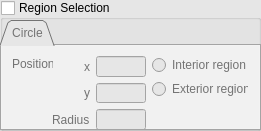
            <widget class="QGroupBox" name="groupBox_regionSelection">
             <property name="geometry">
              <rect>
               <x>10</x>
               <y>100</y>
               <width>261</width>
               <height>131</height>
              </rect>
             </property>
             <property name="sizePolicy">
              <sizepolicy hsizetype="Preferred" vsizetype="Fixed">
               <horstretch>0</horstretch>
               <verstretch>0</verstretch>
              </sizepolicy>
             </property>
             <property name="palette">
              <palette>
               <active>
                <colorrole role="WindowText">
                 <brush brushstyle="SolidPattern">
                  <color alpha="255">
                   <red>0</red>
                   <green>0</green>
                   <blue>0</blue>
                  </color>
                 </brush>
                </colorrole>
                <colorrole role="Button">
                 <brush brushstyle="SolidPattern">
                  <color alpha="255">
                   <red>230</red>
                   <green>230</green>
                   <blue>230</blue>
                  </color>
                 </brush>
                </colorrole>
                <colorrole role="Light">
                 <brush brushstyle="SolidPattern">
                  <color alpha="255">
                   <red>255</red>
                   <green>255</green>
                   <blue>255</blue>
                  </color>
                 </brush>
                </colorrole>
                <colorrole role="Midlight">
                 <brush brushstyle="SolidPattern">
                  <color alpha="255">
                   <red>242</red>
                   <green>242</green>
                   <blue>242</blue>
                  </color>
                 </brush>
                </colorrole>
                <colorrole role="Dark">
                 <brush brushstyle="SolidPattern">
                  <color alpha="255">
                   <red>115</red>
                   <green>115</green>
                   <blue>115</blue>
                  </color>
                 </brush>
                </colorrole>
                <colorrole role="Mid">
                 <brush brushstyle="SolidPattern">
                  <color alpha="255">
                   <red>153</red>
                   <green>153</green>
                   <blue>153</blue>
                  </color>
                 </brush>
                </colorrole>
                <colorrole role="Text">
                 <brush brushstyle="SolidPattern">
                  <color alpha="255">
                   <red>0</red>
                   <green>0</green>
                   <blue>0</blue>
                  </color>
                 </brush>
                </colorrole>
                <colorrole role="BrightText">
                 <brush brushstyle="SolidPattern">
                  <color alpha="255">
                   <red>255</red>
                   <green>255</green>
                   <blue>255</blue>
                  </color>
                 </brush>
                </colorrole>
                <colorrole role="ButtonText">
                 <brush brushstyle="SolidPattern">
                  <color alpha="255">
                   <red>0</red>
                   <green>0</green>
                   <blue>0</blue>
                  </color>
                 </brush>
                </colorrole>
                <colorrole role="Base">
                 <brush brushstyle="SolidPattern">
                  <color alpha="255">
                   <red>255</red>
                   <green>255</green>
                   <blue>255</blue>
                  </color>
                 </brush>
                </colorrole>
                <colorrole role="Window">
                 <brush brushstyle="SolidPattern">
                  <color alpha="255">
                   <red>230</red>
                   <green>230</green>
                   <blue>230</blue>
                  </color>
                 </brush>
                </colorrole>
                <colorrole role="Shadow">
                 <brush brushstyle="SolidPattern">
                  <color alpha="255">
                   <red>0</red>
                   <green>0</green>
                   <blue>0</blue>
                  </color>
                 </brush>
                </colorrole>
                <colorrole role="AlternateBase">
                 <brush brushstyle="SolidPattern">
                  <color alpha="255">
                   <red>242</red>
                   <green>242</green>
                   <blue>242</blue>
                  </color>
                 </brush>
                </colorrole>
                <colorrole role="ToolTipBase">
                 <brush brushstyle="SolidPattern">
                  <color alpha="255">
                   <red>255</red>
                   <green>255</green>
                   <blue>220</blue>
                  </color>
                 </brush>
                </colorrole>
                <colorrole role="ToolTipText">
                 <brush brushstyle="SolidPattern">
                  <color alpha="255">
                   <red>0</red>
                   <green>0</green>
                   <blue>0</blue>
                  </color>
                 </brush>
                </colorrole>
               </active>
               <inactive>
                <colorrole role="WindowText">
                 <brush brushstyle="SolidPattern">
                  <color alpha="255">
                   <red>0</red>
                   <green>0</green>
                   <blue>0</blue>
                  </color>
                 </brush>
                </colorrole>
                <colorrole role="Button">
                 <brush brushstyle="SolidPattern">
                  <color alpha="255">
                   <red>230</red>
                   <green>230</green>
                   <blue>230</blue>
                  </color>
                 </brush>
                </colorrole>
                <colorrole role="Light">
                 <brush brushstyle="SolidPattern">
                  <color alpha="255">
                   <red>255</red>
                   <green>255</green>
                   <blue>255</blue>
                  </color>
                 </brush>
                </colorrole>
                <colorrole role="Midlight">
                 <brush brushstyle="SolidPattern">
                  <color alpha="255">
                   <red>242</red>
                   <green>242</green>
                   <blue>242</blue>
                  </color>
                 </brush>
                </colorrole>
                <colorrole role="Dark">
                 <brush brushstyle="SolidPattern">
                  <color alpha="255">
                   <red>115</red>
                   <green>115</green>
                   <blue>115</blue>
                  </color>
                 </brush>
                </colorrole>
                <colorrole role="Mid">
                 <brush brushstyle="SolidPattern">
                  <color alpha="255">
                   <red>153</red>
                   <green>153</green>
                   <blue>153</blue>
                  </color>
                 </brush>
                </colorrole>
                <colorrole role="Text">
                 <brush brushstyle="SolidPattern">
                  <color alpha="255">
                   <red>0</red>
                   <green>0</green>
                   <blue>0</blue>
                  </color>
                 </brush>
                </colorrole>
                <colorrole role="BrightText">
                 <brush brushstyle="SolidPattern">
                  <color alpha="255">
                   <red>255</red>
                   <green>255</green>
                   <blue>255</blue>
                  </color>
                 </brush>
                </colorrole>
                <colorrole role="ButtonText">
                 <brush brushstyle="SolidPattern">
                  <color alpha="255">
                   <red>0</red>
                   <green>0</green>
                   <blue>0</blue>
                  </color>
                 </brush>
                </colorrole>
                <colorrole role="Base">
                 <brush brushstyle="SolidPattern">
                  <color alpha="255">
                   <red>255</red>
                   <green>255</green>
                   <blue>255</blue>
                  </color>
                 </brush>
                </colorrole>
                <colorrole role="Window">
                 <brush brushstyle="SolidPattern">
                  <color alpha="255">
                   <red>230</red>
                   <green>230</green>
                   <blue>230</blue>
                  </color>
                 </brush>
                </colorrole>
                <colorrole role="Shadow">
                 <brush brushstyle="SolidPattern">
                  <color alpha="255">
                   <red>0</red>
                   <green>0</green>
                   <blue>0</blue>
                  </color>
                 </brush>
                </colorrole>
                <colorrole role="AlternateBase">
                 <brush brushstyle="SolidPattern">
                  <color alpha="255">
                   <red>242</red>
                   <green>242</green>
                   <blue>242</blue>
                  </color>
                 </brush>
                </colorrole>
                <colorrole role="ToolTipBase">
                 <brush brushstyle="SolidPattern">
                  <color alpha="255">
                   <red>255</red>
                   <green>255</green>
                   <blue>220</blue>
                  </color>
                 </brush>
                </colorrole>
                <colorrole role="ToolTipText">
                 <brush brushstyle="SolidPattern">
                  <color alpha="255">
                   <red>0</red>
                   <green>0</green>
                   <blue>0</blue>
                  </color>
                 </brush>
                </colorrole>
               </inactive>
               <disabled>
                <colorrole role="WindowText">
                 <brush brushstyle="SolidPattern">
                  <color alpha="255">
                   <red>115</red>
                   <green>115</green>
                   <blue>115</blue>
                  </color>
                 </brush>
                </colorrole>
                <colorrole role="Button">
                 <brush brushstyle="SolidPattern">
                  <color alpha="255">
                   <red>230</red>
                   <green>230</green>
                   <blue>230</blue>
                  </color>
                 </brush>
                </colorrole>
                <colorrole role="Light">
                 <brush brushstyle="SolidPattern">
                  <color alpha="255">
                   <red>255</red>
                   <green>255</green>
                   <blue>255</blue>
                  </color>
                 </brush>
                </colorrole>
                <colorrole role="Midlight">
                 <brush brushstyle="SolidPattern">
                  <color alpha="255">
                   <red>242</red>
                   <green>242</green>
                   <blue>242</blue>
                  </color>
                 </brush>
                </colorrole>
                <colorrole role="Dark">
                 <brush brushstyle="SolidPattern">
                  <color alpha="255">
                   <red>115</red>
                   <green>115</green>
                   <blue>115</blue>
                  </color>
                 </brush>
                </colorrole>
                <colorrole role="Mid">
                 <brush brushstyle="SolidPattern">
                  <color alpha="255">
                   <red>153</red>
                   <green>153</green>
                   <blue>153</blue>
                  </color>
                 </brush>
                </colorrole>
                <colorrole role="Text">
                 <brush brushstyle="SolidPattern">
                  <color alpha="255">
                   <red>115</red>
                   <green>115</green>
                   <blue>115</blue>
                  </color>
                 </brush>
                </colorrole>
                <colorrole role="BrightText">
                 <brush brushstyle="SolidPattern">
                  <color alpha="255">
                   <red>255</red>
                   <green>255</green>
                   <blue>255</blue>
                  </color>
                 </brush>
                </colorrole>
                <colorrole role="ButtonText">
                 <brush brushstyle="SolidPattern">
                  <color alpha="255">
                   <red>115</red>
                   <green>115</green>
                   <blue>115</blue>
                  </color>
                 </brush>
                </colorrole>
                <colorrole role="Base">
                 <brush brushstyle="SolidPattern">
                  <color alpha="255">
                   <red>230</red>
                   <green>230</green>
                   <blue>230</blue>
                  </color>
                 </brush>
                </colorrole>
                <colorrole role="Window">
                 <brush brushstyle="SolidPattern">
                  <color alpha="255">
                   <red>230</red>
                   <green>230</green>
                   <blue>230</blue>
                  </color>
                 </brush>
                </colorrole>
                <colorrole role="Shadow">
                 <brush brushstyle="SolidPattern">
                  <color alpha="255">
                   <red>0</red>
                   <green>0</green>
                   <blue>0</blue>
                  </color>
                 </brush>
                </colorrole>
                <colorrole role="AlternateBase">
                 <brush brushstyle="SolidPattern">
                  <color alpha="255">
                   <red>230</red>
                   <green>230</green>
                   <blue>230</blue>
                  </color>
                 </brush>
                </colorrole>
                <colorrole role="ToolTipBase">
                 <brush brushstyle="SolidPattern">
                  <color alpha="255">
                   <red>255</red>
                   <green>255</green>
                   <blue>220</blue>
                  </color>
                 </brush>
                </colorrole>
                <colorrole role="ToolTipText">
                 <brush brushstyle="SolidPattern">
                  <color alpha="255">
                   <red>0</red>
                   <green>0</green>
                   <blue>0</blue>
                  </color>
                 </brush>
                </colorrole>
               </disabled>
              </palette>
             </property>
             <property name="autoFillBackground">
              <bool>false</bool>
             </property>
             <property name="title">
              <string>Region Selection</string>
             </property>
             <property name="flat">
              <bool>true</bool>
             </property>
             <property name="checkable">
              <bool>true</bool>
             </property>
             <property name="checked">
              <bool>false</bool>
             </property>
             <widget class="QTabWidget" name="tabWidget_2">
              <property name="geometry">
               <rect>
                <x>0</x>
                <y>20</y>
                <width>261</width>
                <height>111</height>
               </rect>
              </property>
              <property name="tabShape">
               <enum>QTabWidget::Triangular</enum>
              </property>
              <property name="currentIndex">
               <number>0</number>
              </property>
              <widget class="QWidget" name="tab_4">
               <attribute name="title">
                <string>Circle</string>
               </attribute>
               <widget class="QWidget" name="layoutWidget">
                <property name="geometry">
                 <rect>
                  <x>150</x>
                  <y>10</y>
                  <width>96</width>
                  <height>42</height>
                 </rect>
                </property>
                <layout class="QVBoxLayout" name="verticalLayout_7">
                 <item>
                  <widget class="QRadioButton" name="radioButton_interior">
                   <property name="text">
                    <string>Interior region</string>
                   </property>
                  </widget>
                 </item>
                 <item>
                  <widget class="QRadioButton" name="radioButton_exterior">
                   <property name="text">
                    <string>Exterior region</string>
                   </property>
                  </widget>
                 </item>
                </layout>
               </widget>
               <widget class="QLabel" name="label_3">
                <property name="geometry">
                 <rect>
                  <x>10</x>
                  <y>10</y>
                  <width>41</width>
                  <height>16</height>
                 </rect>
                </property>
                <property name="text">
                 <string>Position:</string>
                </property>
               </widget>
               <widget class="QWidget" name="layoutWidget">
                <property name="geometry">
                 <rect>
                  <x>50</x>
                  <y>10</y>
                  <width>94</width>
                  <height>74</height>
                 </rect>
                </property>
                <layout class="QFormLayout" name="formLayout_15">
                 <property name="labelAlignment">
                  <set>Qt::AlignRight|Qt::AlignTrailing|Qt::AlignVCenter</set>
                 </property>
                 <item row="0" column="0">
                  <widget class="QLabel" name="label_6">
                   <property name="text">
                    <string>x</string>
                   </property>
                  </widget>
                 </item>
                 <item row="0" column="1">
                  <widget class="QLineEdit" name="lineEdit_Xpos"/>
                 </item>
                 <item row="1" column="0">
                  <widget class="QLabel" name="label_9">
                   <property name="text">
                    <string>y</string>
                   </property>
                  </widget>
                 </item>
                 <item row="1" column="1">
                  <widget class="QLineEdit" name="lineEdit_Ypos"/>
                 </item>
                 <item row="2" column="0">
                  <widget class="QLabel" name="label_2">
                   <property name="text">
                    <string>Radius</string>
                   </property>
                  </widget>
                 </item>
                 <item row="2" column="1">
                  <widget class="QLineEdit" name="lineEdit_radius"/>
                 </item>
                </layout>
               </widget>
              </widget>
             </widget>
            </widget>
